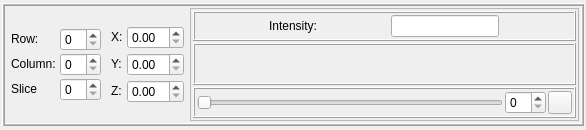
<?xml version="1.0" encoding="UTF-8"?>
<ui version="4.0">
 <class>voxelInformationWidget</class>
 <widget class="QWidget" name="voxelInformationWidget">
  <property name="geometry">
   <rect>
    <x>0</x>
    <y>0</y>
    <width>586</width>
    <height>130</height>
   </rect>
  </property>
  <property name="sizePolicy">
   <sizepolicy hsizetype="Preferred" vsizetype="Maximum">
    <horstretch>0</horstretch>
    <verstretch>0</verstretch>
   </sizepolicy>
  </property>
  <property name="minimumSize">
   <size>
    <width>500</width>
    <height>0</height>
   </size>
  </property>
  <property name="windowTitle">
   <string>Form</string>
  </property>
  <layout class="QHBoxLayout" name="horizontalLayout_2" stretch="0">
   <property name="spacing">
    <number>2</number>
   </property>
   <property name="margin">
    <number>2</number>
   </property>
   <item>
    <widget class="QFrame" name="frame_4">
     <property name="sizePolicy">
      <sizepolicy hsizetype="Minimum" vsizetype="Maximum">
       <horstretch>0</horstretch>
       <verstretch>0</verstretch>
      </sizepolicy>
     </property>
     <property name="minimumSize">
      <size>
       <width>300</width>
       <height>80</height>
      </size>
     </property>
     <property name="frameShape">
      <enum>QFrame::Box</enum>
     </property>
     <property name="frameShadow">
      <enum>QFrame::Raised</enum>
     </property>
     <property name="lineWidth">
      <number>1</number>
     </property>
     <property name="midLineWidth">
      <number>1</number>
     </property>
     <layout class="QHBoxLayout" name="horizontalLayout">
      <property name="spacing">
       <number>2</number>
      </property>
      <property name="margin">
       <number>2</number>
      </property>
      <item>
       <widget class="QFrame" name="frame">
        <property name="sizePolicy">
         <sizepolicy hsizetype="Maximum" vsizetype="Maximum">
          <horstretch>0</horstretch>
          <verstretch>0</verstretch>
         </sizepolicy>
        </property>
        <property name="frameShape">
         <enum>QFrame::NoFrame</enum>
        </property>
        <property name="frameShadow">
         <enum>QFrame::Raised</enum>
        </property>
        <layout class="QGridLayout" name="gridLayout">
         <property name="horizontalSpacing">
          <number>4</number>
         </property>
         <property name="verticalSpacing">
          <number>2</number>
         </property>
         <property name="margin">
          <number>4</number>
         </property>
         <item row="0" column="0">
          <widget class="QLabel" name="labelRow">
           <property name="sizePolicy">
            <sizepolicy hsizetype="Preferred" vsizetype="Maximum">
             <horstretch>0</horstretch>
             <verstretch>0</verstretch>
            </sizepolicy>
           </property>
           <property name="text">
            <string>Row:</string>
           </property>
          </widget>
         </item>
         <item row="0" column="1">
          <widget class="QSpinBox" name="rowBox">
           <property name="sizePolicy">
            <sizepolicy hsizetype="Minimum" vsizetype="Maximum">
             <horstretch>0</horstretch>
             <verstretch>0</verstretch>
            </sizepolicy>
           </property>
          </widget>
         </item>
         <item row="1" column="0">
          <widget class="QLabel" name="labelColumn">
           <property name="sizePolicy">
            <sizepolicy hsizetype="Preferred" vsizetype="Maximum">
             <horstretch>0</horstretch>
             <verstretch>0</verstretch>
            </sizepolicy>
           </property>
           <property name="text">
            <string>Column:</string>
           </property>
          </widget>
         </item>
         <item row="1" column="1">
          <widget class="QSpinBox" name="columnBox">
           <property name="sizePolicy">
            <sizepolicy hsizetype="Minimum" vsizetype="Maximum">
             <horstretch>0</horstretch>
             <verstretch>0</verstretch>
            </sizepolicy>
           </property>
          </widget>
         </item>
         <item row="2" column="0">
          <widget class="QLabel" name="labelSlice">
           <property name="sizePolicy">
            <sizepolicy hsizetype="Preferred" vsizetype="Maximum">
             <horstretch>0</horstretch>
             <verstretch>0</verstretch>
            </sizepolicy>
           </property>
           <property name="text">
            <string>Slice</string>
           </property>
          </widget>
         </item>
         <item row="2" column="1">
          <widget class="QSpinBox" name="sliceBox">
           <property name="sizePolicy">
            <sizepolicy hsizetype="Minimum" vsizetype="Maximum">
             <horstretch>0</horstretch>
             <verstretch>0</verstretch>
            </sizepolicy>
           </property>
          </widget>
         </item>
        </layout>
       </widget>
      </item>
      <item>
       <widget class="QFrame" name="frame_2">
        <property name="sizePolicy">
         <sizepolicy hsizetype="Maximum" vsizetype="Maximum">
          <horstretch>0</horstretch>
          <verstretch>0</verstretch>
         </sizepolicy>
        </property>
        <property name="frameShape">
         <enum>QFrame::NoFrame</enum>
        </property>
        <property name="frameShadow">
         <enum>QFrame::Raised</enum>
        </property>
        <layout class="QGridLayout" name="gridLayout_2">
         <property name="margin">
          <number>4</number>
         </property>
         <property name="spacing">
          <number>4</number>
         </property>
         <item row="0" column="0">
          <widget class="QLabel" name="labelX">
           <property name="sizePolicy">
            <sizepolicy hsizetype="Preferred" vsizetype="Maximum">
             <horstretch>0</horstretch>
             <verstretch>0</verstretch>
            </sizepolicy>
           </property>
           <property name="text">
            <string>X:</string>
           </property>
          </widget>
         </item>
         <item row="0" column="1">
          <widget class="QDoubleSpinBox" name="xBox">
           <property name="sizePolicy">
            <sizepolicy hsizetype="Minimum" vsizetype="Maximum">
             <horstretch>0</horstretch>
             <verstretch>0</verstretch>
            </sizepolicy>
           </property>
          </widget>
         </item>
         <item row="1" column="0">
          <widget class="QLabel" name="labelY">
           <property name="sizePolicy">
            <sizepolicy hsizetype="Preferred" vsizetype="Maximum">
             <horstretch>0</horstretch>
             <verstretch>0</verstretch>
            </sizepolicy>
           </property>
           <property name="text">
            <string>Y:</string>
           </property>
          </widget>
         </item>
         <item row="1" column="1">
          <widget class="QDoubleSpinBox" name="yBox">
           <property name="sizePolicy">
            <sizepolicy hsizetype="Minimum" vsizetype="Maximum">
             <horstretch>0</horstretch>
             <verstretch>0</verstretch>
            </sizepolicy>
           </property>
          </widget>
         </item>
         <item row="2" column="0">
          <widget class="QLabel" name="labelZ">
           <property name="sizePolicy">
            <sizepolicy hsizetype="Preferred" vsizetype="Maximum">
             <horstretch>0</horstretch>
             <verstretch>0</verstretch>
            </sizepolicy>
           </property>
           <property name="text">
            <string>Z:</string>
           </property>
          </widget>
         </item>
         <item row="2" column="1">
          <widget class="QDoubleSpinBox" name="zBox">
           <property name="sizePolicy">
            <sizepolicy hsizetype="Minimum" vsizetype="Maximum">
             <horstretch>0</horstretch>
             <verstretch>0</verstretch>
            </sizepolicy>
           </property>
          </widget>
         </item>
        </layout>
       </widget>
      </item>
      <item>
       <widget class="QFrame" name="frame_3">
        <property name="sizePolicy">
         <sizepolicy hsizetype="Minimum" vsizetype="Maximum">
          <horstretch>0</horstretch>
          <verstretch>0</verstretch>
         </sizepolicy>
        </property>
        <property name="minimumSize">
         <size>
          <width>200</width>
          <height>0</height>
         </size>
        </property>
        <property name="frameShape">
         <enum>QFrame::StyledPanel</enum>
        </property>
        <property name="frameShadow">
         <enum>QFrame::Raised</enum>
        </property>
        <layout class="QVBoxLayout" name="verticalLayout">
         <property name="spacing">
          <number>2</number>
         </property>
         <property name="margin">
          <number>2</number>
         </property>
         <item>
          <widget class="QFrame" name="frame_5">
           <property name="sizePolicy">
            <sizepolicy hsizetype="Preferred" vsizetype="Maximum">
             <horstretch>0</horstretch>
             <verstretch>0</verstretch>
            </sizepolicy>
           </property>
           <property name="frameShape">
            <enum>QFrame::Box</enum>
           </property>
           <property name="frameShadow">
            <enum>QFrame::Raised</enum>
           </property>
           <layout class="QHBoxLayout" name="horizontalLayout_3">
            <property name="spacing">
             <number>2</number>
            </property>
            <property name="margin">
             <number>2</number>
            </property>
            <item>
             <widget class="QLabel" name="labelIntensity">
              <property name="sizePolicy">
               <sizepolicy hsizetype="Maximum" vsizetype="Maximum">
                <horstretch>0</horstretch>
                <verstretch>0</verstretch>
               </sizepolicy>
              </property>
              <property name="text">
               <string>Intensity:</string>
              </property>
             </widget>
            </item>
            <item>
             <widget class="QLineEdit" name="intensityValue">
              <property name="sizePolicy">
               <sizepolicy hsizetype="Maximum" vsizetype="Maximum">
                <horstretch>0</horstretch>
                <verstretch>0</verstretch>
               </sizepolicy>
              </property>
              <property name="readOnly">
               <bool>true</bool>
              </property>
             </widget>
            </item>
           </layout>
          </widget>
         </item>
         <item>
          <widget class="QFrame" name="colormapFrame">
           <property name="sizePolicy">
            <sizepolicy hsizetype="Preferred" vsizetype="Maximum">
             <horstretch>0</horstretch>
             <verstretch>0</verstretch>
            </sizepolicy>
           </property>
           <property name="frameShape">
            <enum>QFrame::Box</enum>
           </property>
           <property name="frameShadow">
            <enum>QFrame::Raised</enum>
           </property>
           <layout class="QGridLayout" name="colormapGrid">
            <property name="margin">
             <number>2</number>
            </property>
            <item row="0" column="0">
             <widget class="QLabel" name="labelMin">
              <property name="sizePolicy">
               <sizepolicy hsizetype="Minimum" vsizetype="Maximum">
                <horstretch>0</horstretch>
                <verstretch>0</verstretch>
               </sizepolicy>
              </property>
              <property name="font">
               <font>
                <family>Bitstream Charter</family>
                <weight>75</weight>
                <bold>true</bold>
               </font>
              </property>
              <property name="text">
               <string/>
              </property>
              <property name="alignment">
               <set>Qt::AlignCenter</set>
              </property>
             </widget>
            </item>
            <item row="0" column="1" rowspan="2">
             <widget class="QFrame" name="frame_6">
              <property name="sizePolicy">
               <sizepolicy hsizetype="Minimum" vsizetype="Minimum">
                <horstretch>0</horstretch>
                <verstretch>0</verstretch>
               </sizepolicy>
              </property>
              <property name="minimumSize">
               <size>
                <width>200</width>
                <height>30</height>
               </size>
              </property>
              <property name="frameShape">
               <enum>QFrame::NoFrame</enum>
              </property>
              <property name="frameShadow">
               <enum>QFrame::Raised</enum>
              </property>
              <layout class="QGridLayout" name="gridLayout_3">
               <property name="sizeConstraint">
                <enum>QLayout::SetDefaultConstraint</enum>
               </property>
               <property name="margin">
                <number>1</number>
               </property>
               <property name="spacing">
                <number>-1</number>
               </property>
               <item row="0" column="0">
                <widget class="QPushButton" name="colormapButton">
                 <property name="sizePolicy">
                  <sizepolicy hsizetype="Minimum" vsizetype="Minimum">
                   <horstretch>0</horstretch>
                   <verstretch>0</verstretch>
                  </sizepolicy>
                 </property>
                 <property name="text">
                  <string/>
                 </property>
                 <property name="flat">
                  <bool>true</bool>
                 </property>
                </widget>
               </item>
              </layout>
             </widget>
            </item>
            <item row="0" column="2">
             <widget class="QLabel" name="labelMax">
              <property name="sizePolicy">
               <sizepolicy hsizetype="Minimum" vsizetype="Maximum">
                <horstretch>0</horstretch>
                <verstretch>0</verstretch>
               </sizepolicy>
              </property>
              <property name="font">
               <font>
                <family>Bitstream Charter</family>
                <weight>75</weight>
                <bold>true</bold>
               </font>
              </property>
              <property name="text">
               <string/>
              </property>
              <property name="alignment">
               <set>Qt::AlignCenter</set>
              </property>
             </widget>
            </item>
            <item row="1" column="0">
             <widget class="QLabel" name="lowerThresholdLabel">
              <property name="sizePolicy">
               <sizepolicy hsizetype="Minimum" vsizetype="Maximum">
                <horstretch>0</horstretch>
                <verstretch>0</verstretch>
               </sizepolicy>
              </property>
              <property name="font">
               <font>
                <family>Bitstream Charter</family>
                <weight>75</weight>
                <bold>true</bold>
               </font>
              </property>
              <property name="text">
               <string/>
              </property>
              <property name="alignment">
               <set>Qt::AlignCenter</set>
              </property>
             </widget>
            </item>
            <item row="1" column="2">
             <widget class="QLabel" name="upperThresholdLabel">
              <property name="sizePolicy">
               <sizepolicy hsizetype="Minimum" vsizetype="Maximum">
                <horstretch>0</horstretch>
                <verstretch>0</verstretch>
               </sizepolicy>
              </property>
              <property name="font">
               <font>
                <family>Bitstream Charter</family>
                <weight>75</weight>
                <bold>true</bold>
               </font>
              </property>
              <property name="text">
               <string/>
              </property>
              <property name="alignment">
               <set>Qt::AlignCenter</set>
              </property>
             </widget>
            </item>
           </layout>
          </widget>
         </item>
         <item>
          <widget class="QFrame" name="timeStepFrame">
           <property name="sizePolicy">
            <sizepolicy hsizetype="Preferred" vsizetype="Maximum">
             <horstretch>0</horstretch>
             <verstretch>0</verstretch>
            </sizepolicy>
           </property>
           <property name="frameShape">
            <enum>QFrame::Box</enum>
           </property>
           <property name="frameShadow">
            <enum>QFrame::Raised</enum>
           </property>
           <layout class="QHBoxLayout" name="horizontalLayout_5">
            <property name="spacing">
             <number>2</number>
            </property>
            <property name="margin">
             <number>2</number>
            </property>
            <item>
             <widget class="QSlider" name="timestepSlider">
              <property name="sizePolicy">
               <sizepolicy hsizetype="Minimum" vsizetype="Maximum">
                <horstretch>0</horstretch>
                <verstretch>0</verstretch>
               </sizepolicy>
              </property>
              <property name="sizeIncrement">
               <size>
                <width>100</width>
                <height>0</height>
               </size>
              </property>
              <property name="orientation">
               <enum>Qt::Horizontal</enum>
              </property>
             </widget>
            </item>
            <item>
             <widget class="QSpinBox" name="timestepSpinBox">
              <property name="sizePolicy">
               <sizepolicy hsizetype="Fixed" vsizetype="Maximum">
                <horstretch>0</horstretch>
                <verstretch>0</verstretch>
               </sizepolicy>
              </property>
             </widget>
            </item>
            <item>
             <widget class="QToolButton" name="playButton">
              <property name="text">
               <string/>
              </property>
             </widget>
            </item>
           </layout>
          </widget>
         </item>
        </layout>
       </widget>
      </item>
     </layout>
    </widget>
   </item>
  </layout>
 </widget>
 <resources/>
 <connections/>
</ui>
